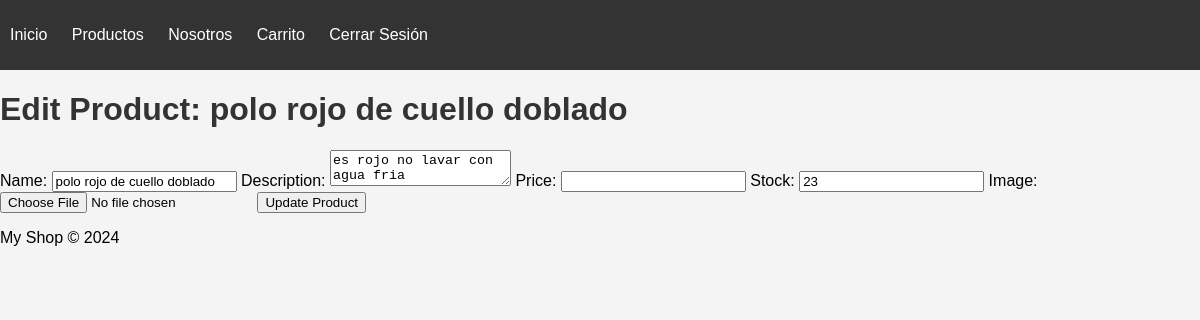
Before: /edit_product/2/ (signed in) with the older database file.
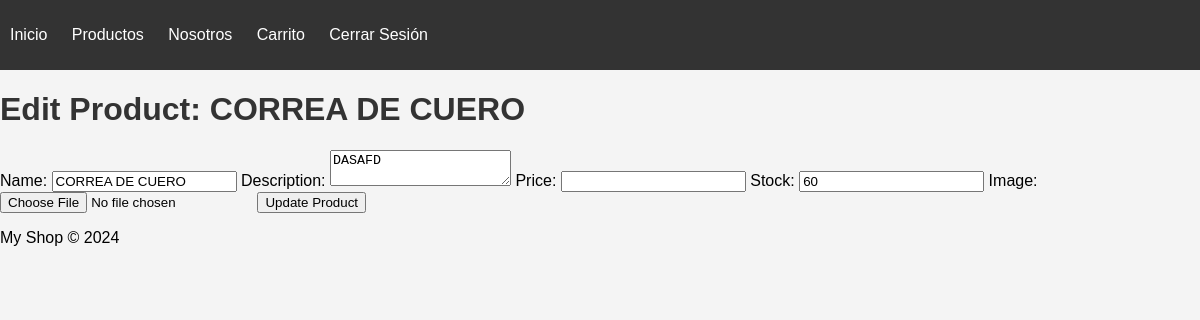
After: the same page with the newer database file.
### appproject/models.py (models this page shows, shortened)
class Product(models.Model):
    name = models.CharField(max_length=255)
    description = models.TextField()
    price = models.DecimalField(max_digits=10, decimal_places=2)
    stock = models.PositiveIntegerField()
    category = models.ForeignKey(Category, on_delete=models.CASCADE)
    image = models.ImageField(upload_to='products/')
    created_at = models.DateTimeField(auto_now_add=True)

### appproject/views.py (the view, shortened to what this page needs)
# urls.py: path('edit_product/<int:product_id>/', views.edit_product, name='edit_product'),
@login_required
def edit_product(request, product_id):
    product = get_object_or_404(Product, id=product_id)
    return render(request, 'pages/edit_product.html', {'product': product})

### appproject/templates/pages/edit_product.html (shortened to what this page needs)
{% extends 'base.html' %}
{% block content %}
<h1>Edit Product: {{ product.name }}</h1>
<form method="POST" enctype="multipart/form-data">
    <label for="name">Name:</label>
    <input type="text" id="name" name="name" value="{{ product.name }}" required>
    <label for="description">Description:</label>
    <textarea id="description" name="description" required>{{ product.description }}</textarea>
    <label for="price">Price:</label>
    <input type="number" id="price" name="price" value="{{ product.price }}" step="0.01" required>
    <label for="stock">Stock:</label>
    <input type="number" id="stock" name="stock" value="{{ product.stock }}" required>
    <label for="image">Image:</label>
    <input type="file" id="image" name="image">
    <button type="submit">Update Product</button>
</form>
{% endblock %}

Changed rows visible on the page:
changed Product: name "polo rojo de cuello doblado" → "CORREA DE CUERO"; description "es rojo no lavar con agua fria" → "DASAFD"; stock "23" → "60"
